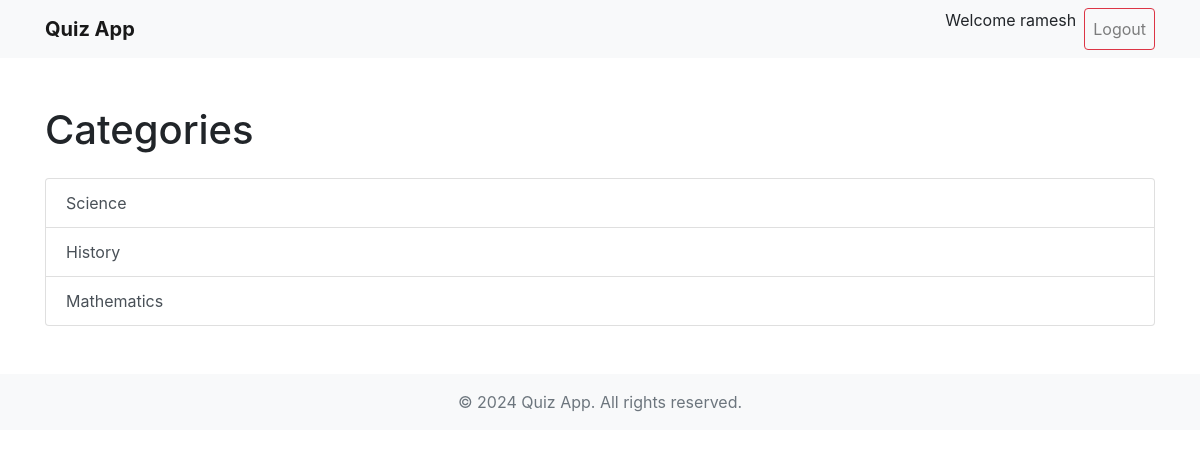
The page /categories/ (signed in) on the database its author committed.
### home/models.py (models this page shows, shortened)
class Category(models.Model):
    name = models.CharField(max_length=100)

### home/views.py (the view)
# urls.py: path('categories/', views.category_list, name='category_list'),
def category_list(request):
    categories = Category.objects.all()
    return render(request, 'category_list.html', {'categories': categories})

### templates/category_list.html (shortened to what this page needs)
{% extends 'base.html' %}
{% block content %}
<div class="mt-4">
    <h1 class="mb-4">Categories</h1>
    <div class="list-group">
        {% for category in categories %}
            <a href="{% url 'quiz_list' category.id %}" class="list-group-item list-group-item-action">{{ category.name }}</a>
        {% endfor %}
    </div>
</div>
{% endblock %}

### templates/base.html (shortened to what this page needs)
{% load static %}
<!DOCTYPE html>
<html lang="en">
<head>
    <link href="https://stackpath.bootstrapcdn.com/bootstrap/4.5.2/css/bootstrap.min.css" rel="stylesheet">
</head>
<body>
    <nav class="navbar navbar-expand-lg navbar-light bg-light">
        <div class="container">
            <a class="navbar-brand font-weight-bold" href="/">Quiz App</a>
            <div class="collapse navbar-collapse" id="navbarNav">
                <ul class="navbar-nav ml-auto">
                    {% if user.is_authenticated %}
                    <p class="absolute right-40">Welcome {{user}}</p>
                        <li class="nav-item">
                            <a class="nav-link btn btn-outline-danger ml-2" href="{% url 'customlogout' %}">Logout</a>
                        </li>
                    {% endif %}
                </ul>
            </div>
        </div>
    </nav>
    <div class="container my-5">
        {% block content %}{% endblock %}
    </div>
    <footer class="bg-light py-3">
        <div class="container text-center">
            <span class="text-muted">&copy; 2024 Quiz App. All rights reserved.</span>
        </div>
    </footer>
</body>
</html>

### rows shown on the page
Category: name "Science"
Category: name "History"
Category: name "Mathematics"

### other values the page prints
{{ user }} "ramesh"
